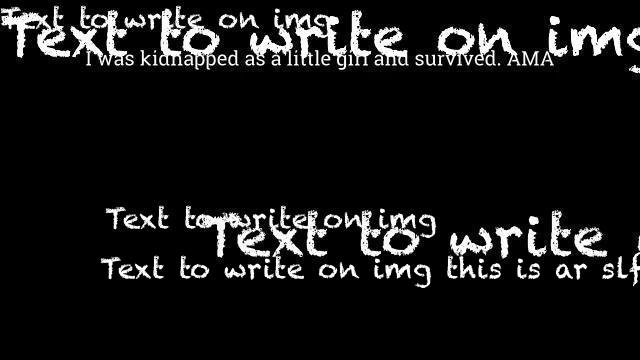
#> input picture 0.jpg, 640 x 360 px
$ python text_with_image.py
#> lines starting #> are read from the running program, lines starting #| are printed output that depends on the picture

import os

from PIL import Image, ImageDraw, ImageFont


def text_on_img(filename='0.jpg', text="Hello", size=12, color=(255, 255, 0)):
	# "Draw a text on an Image, saves it, show it"
#> called with filename = '0.jpg', size = 320, color = (255, 255, 0)
    fnt = ImageFont.truetype("Chalkduster.ttf", 28)
    #
    img = Image.open(filename)
#> img is the input picture: PIL image 640x360 RGB; min 0, max 255, mean 22.7
    # create image
    draw = ImageDraw.Draw(img)
	# draw text
    draw.text((100, 250), text, font=fnt, fill=(255, 255, 255))
	# save file
    img.show()
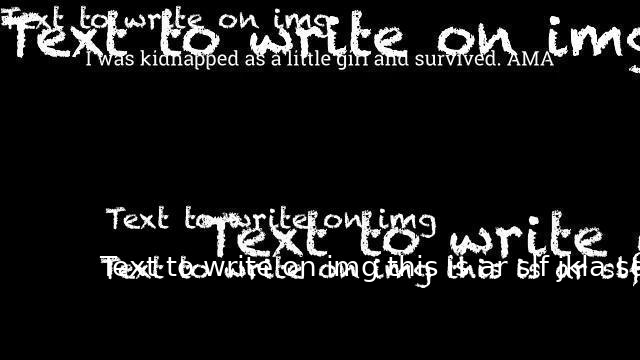
#> shown: PIL image 640x360 RGB; min 0, max 255, mean 25
    img.save(filename)


text_on_img(text="Text to write on img this is ar slf jkla sdjkl a", size=320)

$ run again, with thumbnail.jpg copied over 0.jpg
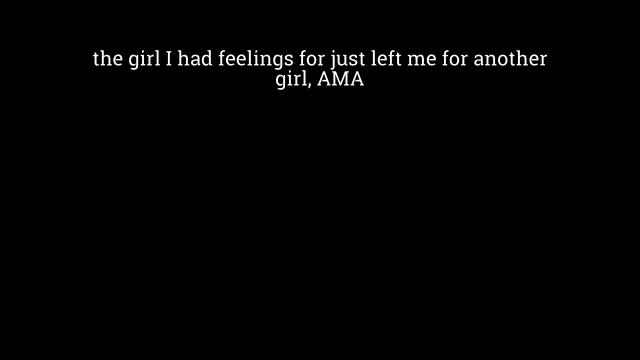
#> input picture thumbnail.jpg, 640 x 360 px
#> in text_on_img, img is the input picture: PIL image 640x360 RGB; min 0, max 255, mean 2.6
#> in text_on_img, `img.show()`:
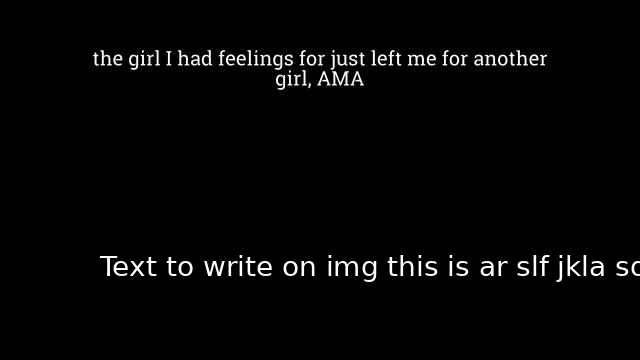
#> shown: PIL image 640x360 RGB; min 0, max 255, mean 5.6
